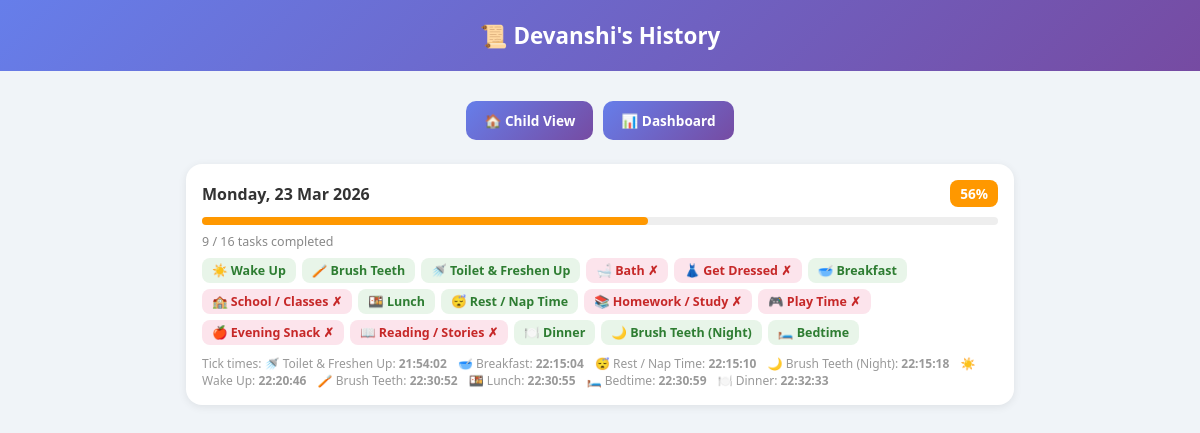
The app's page /history?pin=1234 with its own data.
### tables this page shows
CREATE TABLE ticks (
                id         INTEGER PRIMARY KEY AUTOINCREMENT,
                date       TEXT NOT NULL,          -- YYYY-MM-DD in IST
                task_id    TEXT NOT NULL,
                ticked_at  TEXT NOT NULL,          -- ISO datetime in IST
                UNIQUE(date, task_id)
            );

### app.py (the view)
@app.route("/history")
def history():
    pin = request.args.get("pin", "")
    if pin != PARENT_PIN:
        return redirect(url_for("parent"))
    with sqlite3.connect(DB_PATH) as conn:
        conn.row_factory = sqlite3.Row
        rows = conn.execute(
            """SELECT t.date, t.task_id, t.ticked_at
               FROM ticks t ORDER BY t.date DESC, t.ticked_at ASC LIMIT 500"""
        ).fetchall()
    by_date = {}
    for r in rows:
        d = r["date"]
        if d not in by_date:
            by_date[d] = []
        by_date[d].append({"task_id": r["task_id"], "ticked_at": r["ticked_at"]})
    task_label = {t["id"]: f'{t["emoji"]} {t["label"]}' for t in ROUTINE}
    total      = len(ROUTINE)
    history_list = []
    for d in sorted(by_date.keys(), reverse=True):
        ticks = by_date[d]
        dt    = datetime.strptime(d, "%Y-%m-%d")
        history_list.append({
            "date":      d,
            "label":     dt.strftime("%A, %d %b %Y"),
            "ticks":     ticks,
            "count":     len(ticks),
            "total":     total,
            "pct":       round(len(ticks) / total * 100),
        })
    return render_template("history.html",
        child_name=CHILD_NAME,
        history=history_list,
        task_label=task_label,
        pin=pin,
    )

### templates/history.html (shortened to what this page needs)
<!DOCTYPE html>
<html lang="en">
<head>
</head>
<body>
<div class="topbar">
  <h1>📜 {{ child_name }}'s History</h1>
</div>
<div class="container">
  <div class="nav-links" style="margin-top:14px;">
    <a href="/" class="nav-btn">🏠 Child View</a>
    <a href="/parent?pin={{ pin }}" class="nav-btn">📊 Dashboard</a>
  </div>
  {% for day in history %}
  {% set color = '#4CAF50' if day.pct == 100 else '#FF9800' if day.pct >= 50 else '#f44336' %}
  <div class="day-card">
    <div class="day-header">
      <div class="day-label">{{ day.label }}</div>
      <div class="day-pct" style="background:{{ color }}">{{ day.pct }}%</div>
    </div>
    <div class="progress-mini">
      <div class="progress-mini-fill" style="width:{{ day.pct }}%;background:{{ color }};"></div>
    </div>
    <div style="font-size:.78em;color:#888;margin-bottom:8px;">
      {{ day.count }} / {{ day.total }} tasks completed
    </div>
    <div class="task-chips">
      {% set done_ids = day.ticks | map(attribute='task_id') | list %}
      {% for task_id, label in task_label.items() %}
        {% if task_id in done_ids %}
        <span class="chip chip-done">{{ label }}</span>
        {% else %}
        <span class="chip chip-missed">{{ label }} ✗</span>
        {% endif %}
      {% endfor %}
    </div>
    {% if day.ticks %}
    <div style="margin-top:10px;font-size:.75em;color:#999;">
      Tick times:
      {% for t in day.ticks %}
        <span style="margin-right:8px;">{{ task_label.get(t.task_id, t.task_id) }}: <strong>{{ t.ticked_at.split(' ')[1] if ' ' in t.ticked_at else t.ticked_at }}</strong></span>
      {% endfor %}
    </div>
    {% endif %}
  </div>
  {% endfor %}
</div>
</body>
</html>

### templates/history.html (style rules this page uses)
* { box-sizing:border-box; margin:0; padding:0; }
body { font-family:'Segoe UI',sans-serif; background:#f0f4f8; }
.topbar { background:linear-gradient(135deg,#667eea,#764ba2); color:white; padding:20px; text-align:center; }
.topbar h1 { font-size:1.4em; }
.container { max-width:860px; margin:0 auto; padding:16px; }
.day-card { background:white; border-radius:16px; padding:16px; margin-bottom:12px; box-shadow:0 2px 8px rgba(0,0,0,.08); }
.day-header { display:flex; align-items:center; justify-content:space-between; margin-bottom:10px; }
.day-label { font-weight:700; font-size:1em; color:#333; }
.day-pct { font-size:.85em; font-weight:700; padding:4px 10px; border-radius:8px; color:white; }
.task-chips { display:flex; flex-wrap:wrap; gap:6px; }
.chip { padding:4px 10px; border-radius:8px; font-size:.78em; font-weight:600; }
.chip-done { background:#e8f5e9; color:#2e7d32; }
.chip-missed { background:#fce4ec; color:#c62828; }
.progress-mini { height:8px; background:#eee; border-radius:4px; margin:8px 0; }
.progress-mini-fill { height:100%; border-radius:4px; }
.nav-links { display:flex; gap:10px; justify-content:center; flex-wrap:wrap; margin:10px 0 24px; }
.nav-btn { padding:10px 18px; background:linear-gradient(135deg,#667eea,#764ba2); color:white; text-decoration:none; border-radius:10px; font-size:.85em; font-weight:600; }

### records on screen
ticks: label "Monday, 23 Mar 2026", pct "56", count "9", total "16", task_label "☀️ Wake Up" "🪥 Brush Teeth" "🚿 Toilet & Freshen Up" "🥣 Breakfast" "🍱 Lunch" "😴 Rest / Nap Time" "🍽️ Dinner" "🌙 Brush Teeth (Night)" "🛏️ Bedtime", task_label "🛁 Bath" "👗 Get Dressed" "🏫 School / Classes" "📚 Homework / Study" "🎮 Play Time" "🍎 Evening Snack" "📖 Reading / Stories", get "🚿 Toilet & Freshen Up", ticked_at "21:54:02"
ticks: get "🥣 Breakfast", ticked_at "22:15:04"
ticks: get "😴 Rest / Nap Time", ticked_at "22:15:10"
ticks: get "🌙 Brush Teeth (Night)", ticked_at "22:15:18"
ticks: get "☀️ Wake Up", ticked_at "22:20:46"
ticks: get "🪥 Brush Teeth", ticked_at "22:30:52"
ticks: get "🍱 Lunch", ticked_at "22:30:55"
ticks: get "🛏️ Bedtime", ticked_at "22:30:59"
ticks: get "🍽️ Dinner", ticked_at "22:32:33"

### other values on screen
{{ child_name }} "Devanshi"
